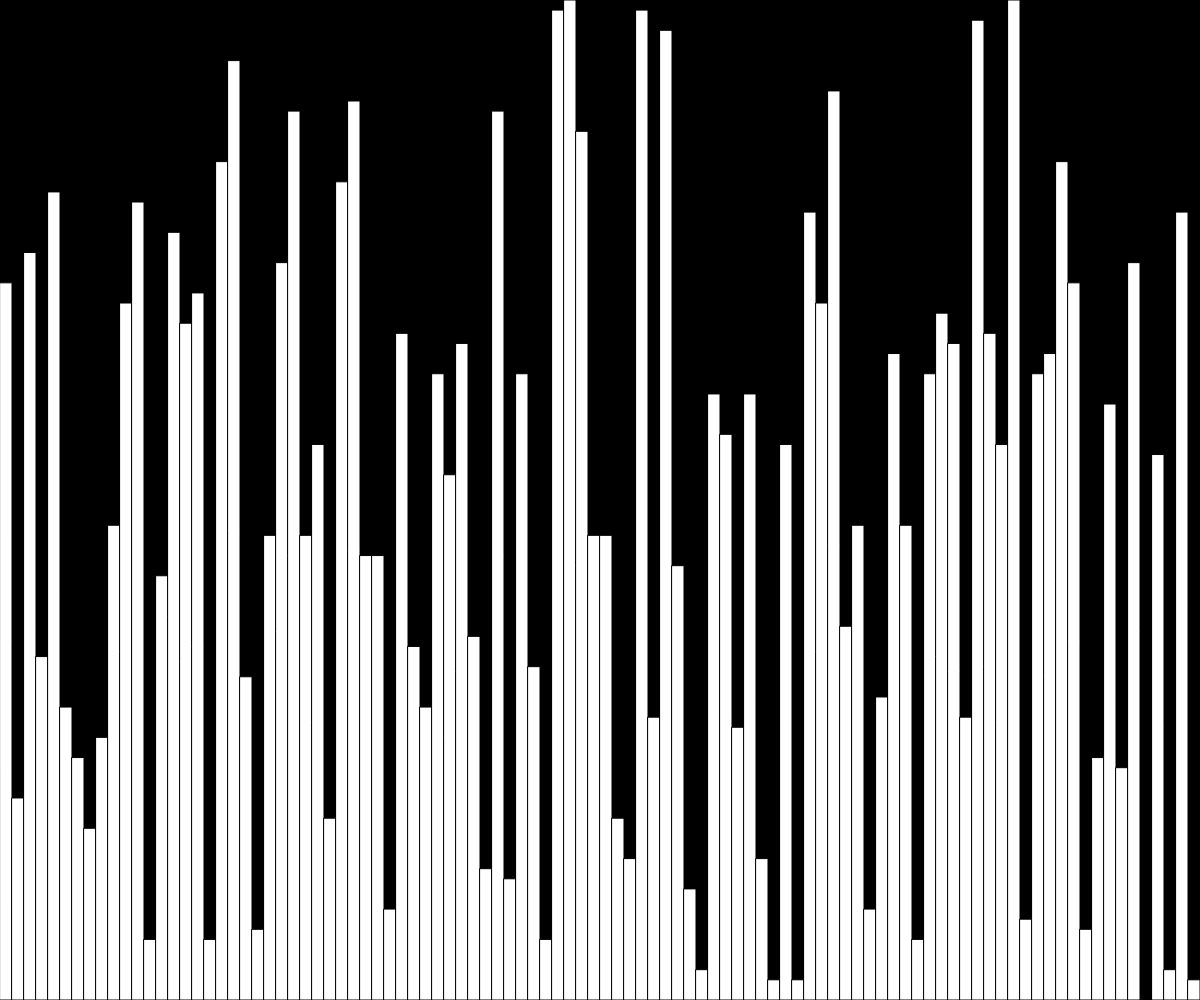
Frame 1 (no input)
Frame 60 (no input): identical to frame 1, image omitted
Frame 120 (the mouse pressed at the canvas centre since frame 60): identical to frame 1, image omitted

The p5.js sketch that drew this single still picture (run headless with seeded random() and noise() and a simulated clock; from frame 60 on, the mouse is pressed at the canvas centre):

// p5.js sketch
// ── sketch.js
const data = [];

function setup() {
  createCanvas(windowWidth, windowHeight);

  for (let i = 0; i < 100; i++) {
    data.push(random(100) | 0);
  }
}

function draw() {
  background(0);

  for (let i = 0; i < data.length; i++) {
    const d = data[i];
    const w = width / data.length;
    const h = height * d / max(data);
    const x = i * w;
    const y = height - h;
    rect(x, y, w, h);
  }
}

function windowResized() {
  resizeCanvas(windowWidth, windowHeight);
}

// ── style.css
html,
body {
  background: #000000;
  margin: 0;
  padding: 0;
}

canvas {
  display: block;
  margin: auto;
}
